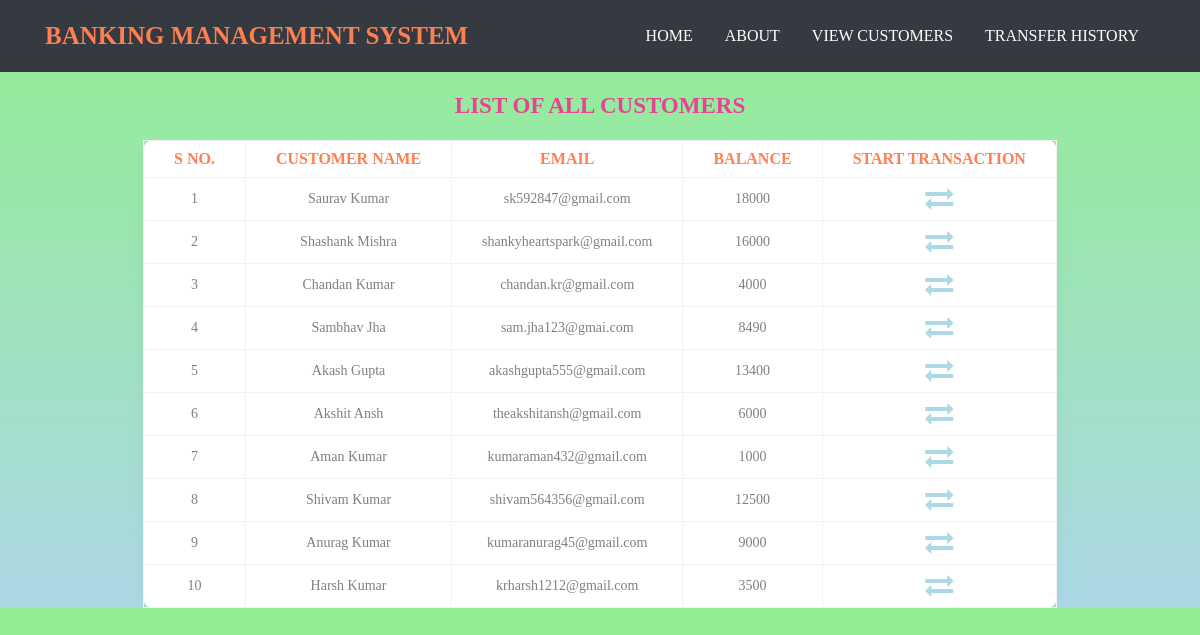
The page /users.php on the database its author committed.
### tables this page shows
CREATE TABLE `customers` (
  `id` int(11) NOT NULL,
  `name` varchar(50) NOT NULL,
  `email` varchar(40) NOT NULL,
  `balance` int(8) NOT NULL
);

### users.php (the view, shortened to what this page needs)
<!DOCTYPE html>
<html>
<head>
    <?php include 'links.php'?>
    <?php include 'navbar.php'?>
    <link rel="stylesheet" href="CSS/users.css">
</head>
<body>
        <?php
            include 'connection.php';
            $sql = "SELECT * FROM customers";
            $result = mysqli_query($con,$sql);
        ?>
    <div class="main-div">
        <h1>List of all Customers</h1>
            <div class="center-div">
                <div class="table-responsive">
                        <table class="table-hover">
                        <thead>
                            <tr>
                            <th> S No. </th>
                            <th>Customer Name </th>
                            <th> Email </th>
                            <th> Balance </th>
                            <th> Start Transaction </th>
                            </tr>
                        </thead>
                        <tbody>
                            <?php
                            while($rows=mysqli_fetch_assoc($result)){
                            ?>
                            <tr>
                                <td><?php echo $rows['id'] ?></td>
                                <td><?php echo $rows['name']?></td>
                                <td><?php echo $rows['email']?></span></td>
                                <td><?php echo $rows['balance']?></td>
                                <td><a href="transfer.php?id= <?php echo $rows['id'] ;?>"> <i class=" fa fa-2x fa-exchange" aria-hidden="true"> </i> </a></td>
                            </tr>
                            <?php
                                }
                            ?>
                        </tbody>
                    </table>
                </div>
            </div>
        </div>
</body>
</html>

### links.php (shortened to what this page needs)
<!DOCTYPE html>
<html>
<head>
	<link rel="stylesheet" href="https://maxcdn.bootstrapcdn.com/bootstrap/4.5.2/css/bootstrap.min.css">
	<link rel="stylesheet" href="https://stackpath.bootstrapcdn.com/font-awesome/4.7.0/css/font-awesome.min.css">
</head>
<body>
</body>
</html>

### navbar.php (shortened to what this page needs)
<!DOCTYPE html>
<html>
<head>
	<?php include 'links.php'?>
	<link rel="stylesheet" href="CSS/navbar.css">
</head>
<body>
	<div class="bgimg">
		<nav class="navbar navbar-expand-md bg-dark navbar-dark">
			<div class="container">
				<a href="" class="navbar-brand font-weight-bold" id="head">BANKING MANAGEMENT SYSTEM</a>
				<div class="collapse navbar-collapse" id="collapsenavbar">
				<ul class="navbar-nav ml-auto">
					<li class="nav-item"> <a href="index.php" class="nav-link text-white p-3" id="menu"> Home </a></li>
					<li class="nav-item"> <a href="#about" class="nav-link text-white p-3" id="menu"> About </a></li>
					<li class="nav-item"> <a href="users.php" class="nav-link text-white p-3" id="menu"> View Customers </a></li>
					<li class="nav-item"> <a href="history.php" class="nav-link text-white p-3" id="menu"> Transfer History </a></li>
				</ul>
				</div>
			</div>
		</nav>
	</div>
</body>
</html>

### CSS/navbar.css (style rules this page uses)
* { margin:0; padding: 0; box-sizing: border-box; font-family:Georgia, 'Times New Roman', Times, serif; }
#head { font-size: 25px; color:coral; animation: head 7s linear infinite; overflow: hidden; white-space: nowrap; }
#menu { text-decoration: none; }
ul li a { text-decoration: none; text-transform: uppercase; color: white; position: relative; padding: 10px; }
ul li a:before { content: ""; position: absolute; left: 0; top: 70%; width: 0px; height: .1rem; background-color: aqua; transition: all 0.5s linear; }

### CSS/users.css (style rules this page uses)
* { margin: 0; padding:0; box-sizing: border-box; }
body { background:linear-gradient(lightgreen,lightblue); }
h1 { font-size: 23px; color: #e84393; text-align: center; margin-top: 20px; margin-bottom: 20px; text-transform: uppercase; font-weight: bold; }
table { border-collapse: collapse; background-color:#fff; box-shadow: 0 10px 20px 0 rgba(0,0,0,.04); border-radius: 10px; margin: auto; }
th,td { border: 1px solid #f2f2f2; padding: 6px 30px; text-align: center; color: grey; }
th { text-transform: uppercase; font-size: 16px; color:coral; }
td { font-size: 14px; }
.fa-exchange { color: lightblue; }

### rows shown on the page
customers: id "1", name "Saurav Kumar", email "sk592847@gmail.com", balance "18000"
customers: id "2", name "Shashank Mishra", email "shankyheartspark@gmail.com", balance "16000"
customers: id "3", name "Chandan Kumar", email "chandan.kr@gmail.com", balance "4000"
customers: id "4", name "Sambhav Jha", email "sam.jha123@gmai.com", balance "8490"
customers: id "5", name "Akash Gupta", email "akashgupta555@gmail.com", balance "13400"
customers: id "6", name "Akshit Ansh", email "theakshitansh@gmail.com", balance "6000"
customers: id "7", name "Aman Kumar", email "kumaraman432@gmail.com", balance "1000"
customers: id "8", name "Shivam Kumar", email "shivam564356@gmail.com", balance "12500"
customers: id "9", name "Anurag Kumar", email "kumaranurag45@gmail.com", balance "9000"
customers: id "10", name "Harsh Kumar", email "krharsh1212@gmail.com", balance "3500"
